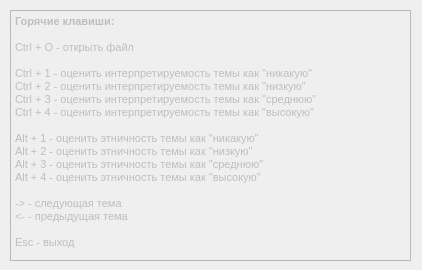
<?xml version="1.0" encoding="UTF-8"?>
<ui version="4.0">
 <class>DialogHelp</class>
 <widget class="QDialog" name="DialogHelp">
  <property name="windowModality">
   <enum>Qt::NonModal</enum>
  </property>
  <property name="geometry">
   <rect>
    <x>0</x>
    <y>0</y>
    <width>422</width>
    <height>270</height>
   </rect>
  </property>
  <property name="minimumSize">
   <size>
    <width>422</width>
    <height>270</height>
   </size>
  </property>
  <property name="maximumSize">
   <size>
    <width>422</width>
    <height>270</height>
   </size>
  </property>
  <property name="windowTitle">
   <string>Справка</string>
  </property>
  <property name="modal">
   <bool>true</bool>
  </property>
  <widget class="QTextEdit" name="textEdit">
   <property name="enabled">
    <bool>false</bool>
   </property>
   <property name="geometry">
    <rect>
     <x>10</x>
     <y>10</y>
     <width>401</width>
     <height>251</height>
    </rect>
   </property>
   <property name="font">
    <font>
     <kerning>true</kerning>
    </font>
   </property>
   <property name="html">
    <string>&lt;!DOCTYPE HTML PUBLIC &quot;-//W3C//DTD HTML 4.0//EN&quot; &quot;http://www.w3.org/TR/REC-html40/strict.dtd&quot;&gt;
&lt;html&gt;&lt;head&gt;&lt;meta name=&quot;qrichtext&quot; content=&quot;1&quot; /&gt;&lt;style type=&quot;text/css&quot;&gt;
p, li { white-space: pre-wrap; }
&lt;/style&gt;&lt;/head&gt;&lt;body style=&quot; font-family:'MS Shell Dlg 2'; font-size:8.25pt; font-weight:400; font-style:normal;&quot;&gt;
&lt;p style=&quot; margin-top:0px; margin-bottom:0px; margin-left:0px; margin-right:0px; -qt-block-indent:0; text-indent:0px;&quot;&gt;&lt;span style=&quot; font-size:8pt; font-weight:600;&quot;&gt;Горячие клавиши:&lt;/span&gt;&lt;/p&gt;
&lt;p style=&quot;-qt-paragraph-type:empty; margin-top:0px; margin-bottom:0px; margin-left:0px; margin-right:0px; -qt-block-indent:0; text-indent:0px; font-size:8pt; font-weight:600;&quot;&gt;&lt;br /&gt;&lt;/p&gt;
&lt;p style=&quot; margin-top:0px; margin-bottom:0px; margin-left:0px; margin-right:0px; -qt-block-indent:0; text-indent:0px;&quot;&gt;&lt;span style=&quot; font-size:8pt;&quot;&gt;Ctrl + O - открыть файл&lt;/span&gt;&lt;/p&gt;
&lt;p style=&quot;-qt-paragraph-type:empty; margin-top:0px; margin-bottom:0px; margin-left:0px; margin-right:0px; -qt-block-indent:0; text-indent:0px; font-size:8pt; font-weight:600;&quot;&gt;&lt;br /&gt;&lt;/p&gt;
&lt;p style=&quot; margin-top:0px; margin-bottom:0px; margin-left:0px; margin-right:0px; -qt-block-indent:0; text-indent:0px;&quot;&gt;&lt;span style=&quot; font-size:8pt;&quot;&gt;Ctrl + 1 - оценить интерпретируемость темы как &amp;quot;никакую&amp;quot;&lt;/span&gt;&lt;/p&gt;
&lt;p style=&quot; margin-top:0px; margin-bottom:0px; margin-left:0px; margin-right:0px; -qt-block-indent:0; text-indent:0px;&quot;&gt;&lt;span style=&quot; font-size:8pt;&quot;&gt;Ctrl + 2 - оценить интерпретируемость темы как &amp;quot;низкую&amp;quot;&lt;/span&gt;&lt;/p&gt;
&lt;p style=&quot; margin-top:0px; margin-bottom:0px; margin-left:0px; margin-right:0px; -qt-block-indent:0; text-indent:0px;&quot;&gt;&lt;span style=&quot; font-size:8pt;&quot;&gt;Ctrl + 3 - оценить интерпретируемость темы как &amp;quot;среднюю&amp;quot;&lt;/span&gt;&lt;/p&gt;
&lt;p style=&quot; margin-top:0px; margin-bottom:0px; margin-left:0px; margin-right:0px; -qt-block-indent:0; text-indent:0px;&quot;&gt;&lt;span style=&quot; font-size:8pt;&quot;&gt;Ctrl + 4 - оценить интерпретируемость темы как &amp;quot;высокую&amp;quot;&lt;/span&gt;&lt;/p&gt;
&lt;p style=&quot;-qt-paragraph-type:empty; margin-top:0px; margin-bottom:0px; margin-left:0px; margin-right:0px; -qt-block-indent:0; text-indent:0px; font-size:8pt;&quot;&gt;&lt;br /&gt;&lt;/p&gt;
&lt;p style=&quot; margin-top:0px; margin-bottom:0px; margin-left:0px; margin-right:0px; -qt-block-indent:0; text-indent:0px;&quot;&gt;&lt;span style=&quot; font-size:8pt;&quot;&gt;Alt + 1 - оценить этничность темы как &amp;quot;никакую&amp;quot;&lt;/span&gt;&lt;/p&gt;
&lt;p style=&quot; margin-top:0px; margin-bottom:0px; margin-left:0px; margin-right:0px; -qt-block-indent:0; text-indent:0px;&quot;&gt;&lt;span style=&quot; font-size:8pt;&quot;&gt;Alt + 2 - оценить этничность темы как &amp;quot;низкую&amp;quot;&lt;/span&gt;&lt;/p&gt;
&lt;p style=&quot; margin-top:0px; margin-bottom:0px; margin-left:0px; margin-right:0px; -qt-block-indent:0; text-indent:0px;&quot;&gt;&lt;span style=&quot; font-size:8pt;&quot;&gt;Alt + 3 - оценить этничность темы как &amp;quot;среднюю&amp;quot;&lt;/span&gt;&lt;/p&gt;
&lt;p style=&quot; margin-top:0px; margin-bottom:0px; margin-left:0px; margin-right:0px; -qt-block-indent:0; text-indent:0px;&quot;&gt;&lt;span style=&quot; font-size:8pt;&quot;&gt;Alt + 4 - оценить этничность темы как &amp;quot;высокую&amp;quot;&lt;/span&gt;&lt;/p&gt;
&lt;p style=&quot;-qt-paragraph-type:empty; margin-top:0px; margin-bottom:0px; margin-left:0px; margin-right:0px; -qt-block-indent:0; text-indent:0px; font-size:8pt;&quot;&gt;&lt;br /&gt;&lt;/p&gt;
&lt;p style=&quot; margin-top:0px; margin-bottom:0px; margin-left:0px; margin-right:0px; -qt-block-indent:0; text-indent:0px;&quot;&gt;&lt;span style=&quot; font-size:8pt;&quot;&gt;-&amp;gt; - следующая тема&lt;/span&gt;&lt;/p&gt;
&lt;p style=&quot; margin-top:0px; margin-bottom:0px; margin-left:0px; margin-right:0px; -qt-block-indent:0; text-indent:0px;&quot;&gt;&lt;span style=&quot; font-size:8pt;&quot;&gt;&amp;lt;- - предыдущая тема&lt;/span&gt;&lt;/p&gt;
&lt;p style=&quot;-qt-paragraph-type:empty; margin-top:0px; margin-bottom:0px; margin-left:0px; margin-right:0px; -qt-block-indent:0; text-indent:0px; font-size:8pt;&quot;&gt;&lt;br /&gt;&lt;/p&gt;
&lt;p style=&quot; margin-top:0px; margin-bottom:0px; margin-left:0px; margin-right:0px; -qt-block-indent:0; text-indent:0px;&quot;&gt;&lt;span style=&quot; font-size:8pt;&quot;&gt;Esc - выход&lt;/span&gt;&lt;/p&gt;&lt;/body&gt;&lt;/html&gt;</string>
   </property>
  </widget>
 </widget>
 <resources/>
 <connections/>
</ui>
